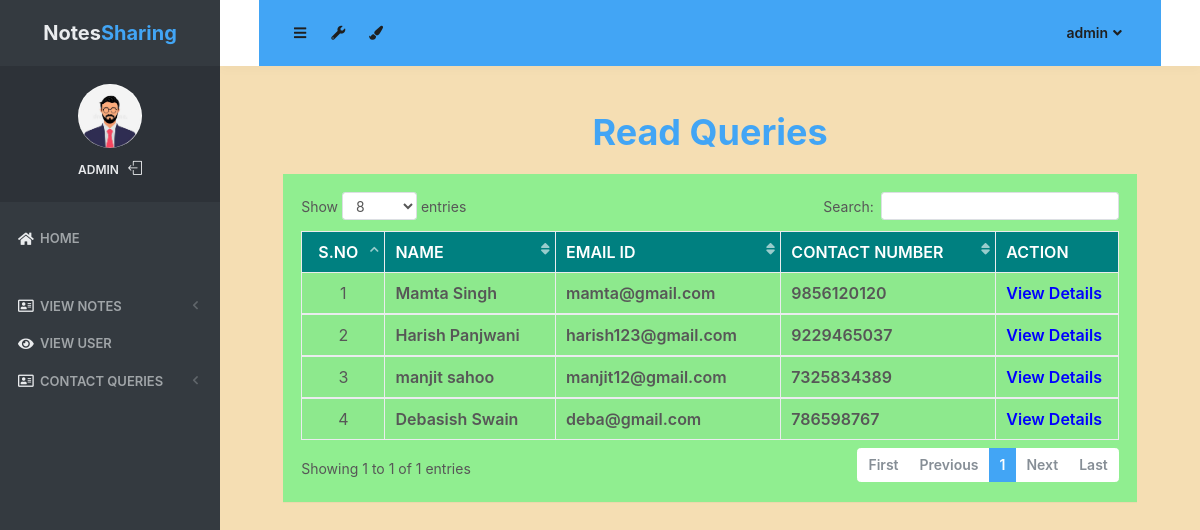
Before: /read_queries (signed in) with the older database file.
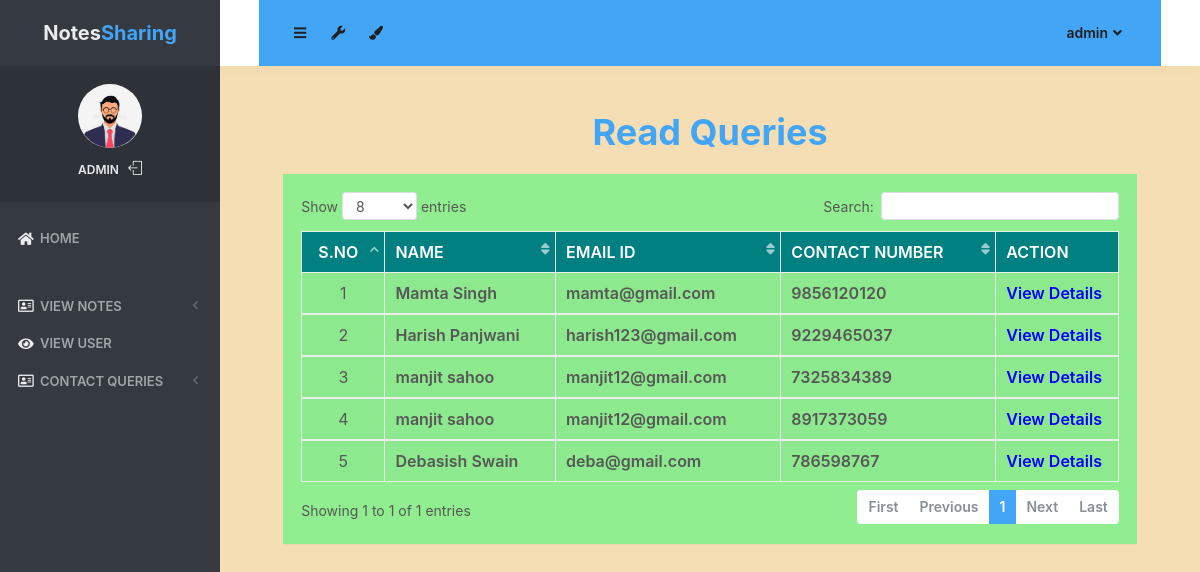
After: the same page with the newer database file.
### notes/models.py (models this page shows, shortened)
class Contact(models.Model):
    fullname = models.CharField(max_length=100, null=True)
    email = models.CharField(max_length=50, null=True)
    mobile = models.CharField(max_length=15, null=True)
    subject = models.CharField(max_length=100, null=True)
    message = models.CharField(max_length=300, null=True)
    msgdate = models.DateField(null=True)
    isread = models.CharField(max_length=10,null=True)

### notes/views.py (the view)
# urls.py: path('read_queries', read_queries, name='read_queries'),
def read_queries(request):
    if not request.user.is_authenticated:
        return redirect('login_admin')
    contact = Contact.objects.filter(isread="yes")
    return render(request,'read_queries.html', locals())

### notes/templates/read_queries.html (shortened to what this page needs)
{% load static %}
<html lang="en" class="no-focus">
    <head>
        <link rel="stylesheet" href="{% static 'js/plugins/datatables/dataTables.bootstrap4.min.css' %}">
        <link rel="stylesheet" id="css-main" href="{% static 'css1/codebase.min.css' %}">
    </head>
    <body style="background-color:wheat;">
        <div id="page-container" class="sidebar-o sidebar-inverse side-scroll page-header-fixed main-content-narrow">
         {% include "sidebar.html" %}
            {% include "admin_nav.html" %}
            <main id="main-container"><br>
                <div class="content">
                    <h1 class="text-primary font-weight-bold text-center">Read Queries</h1>
                    <div class="block" style="background-color:lightgreen;">
                        <div class="block-content block-content-full">
                            <table class="table table-bordered table-striped table-vcenter js-dataTable-full-pagination">
                                <thead class="text-white" style="background-color : teal;">
                                    <tr>
                                        <th class="text-center">S.No</th>
                                        <th class="d-none d-sm-table-cell">Name</th>
                                        <th class="d-none d-sm-table-cell">Email ID</th>
                                        <th class="d-none d-sm-table-cell">Contact Number</th>
                                        <th class="d-none d-sm-table-cell" style="width: 15%;">Action</th>
                                    </tr>
                                </thead>
                                {% for i in contact %}
                                <tbody>
                                    <tr>
                                        <td class="text-center">{{forloop.counter}}</td>
                                        <td class="font-w600">{{i.fullname}}</td>
                                        <td class="font-w600">{{i.email}}</td>
                                        <td class="font-w600">{{i.mobile}}</td>
                                        <td class="font-w600"><a href="{% url 'view_queries' i.id %}"style="color:blue;">View Details</a></td>
                                    </tr>
                                        {% endfor %}
                                </tbody>
                            </table>
                        </div>
                    </div>
                </div>
            </main>
</div>
 <link rel="stylesheet" href="https://use.fontawesome.com/releases/v5.6.3/css/all.css">
    </body>
</html>

Changed rows visible on the page:
now on this page (row edited): Contact: fullname "manjit sahoo", email "manjit12@gmail.com", mobile "8917373059"
